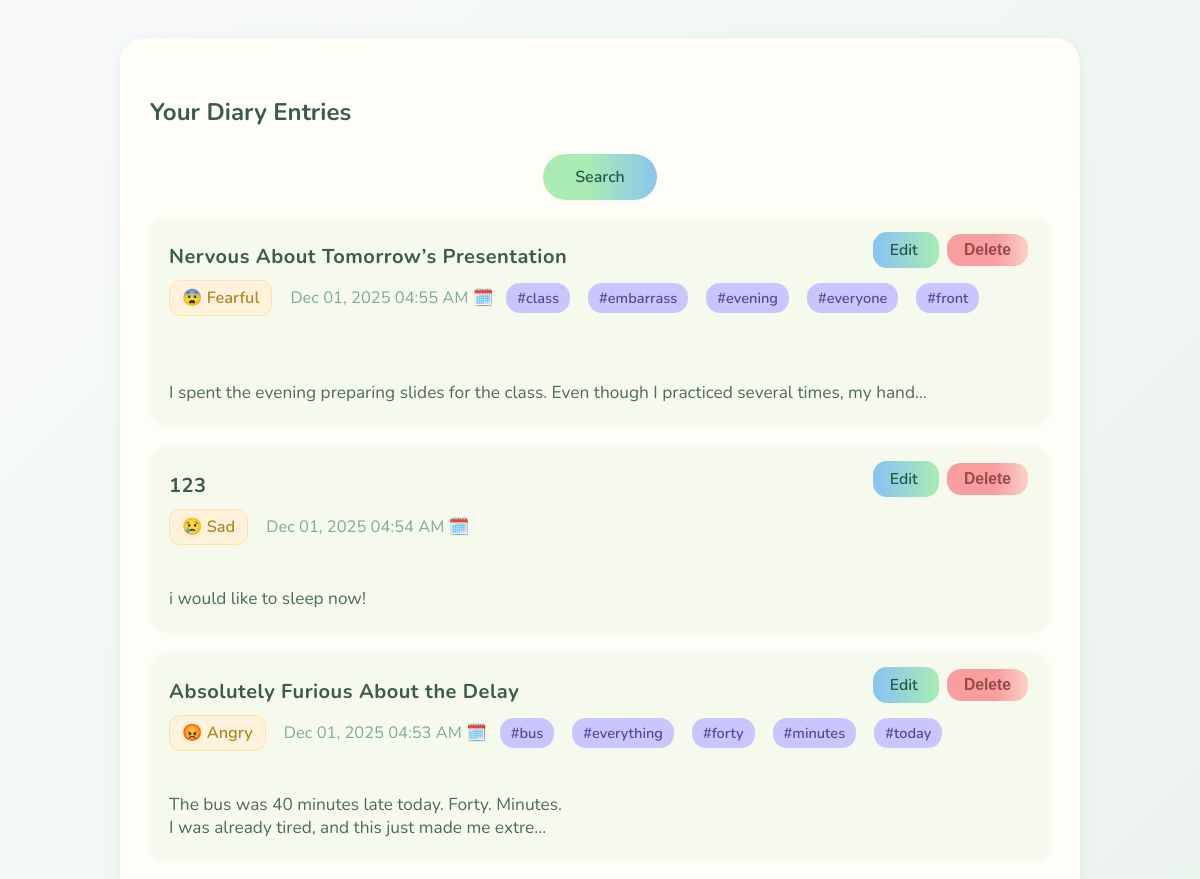
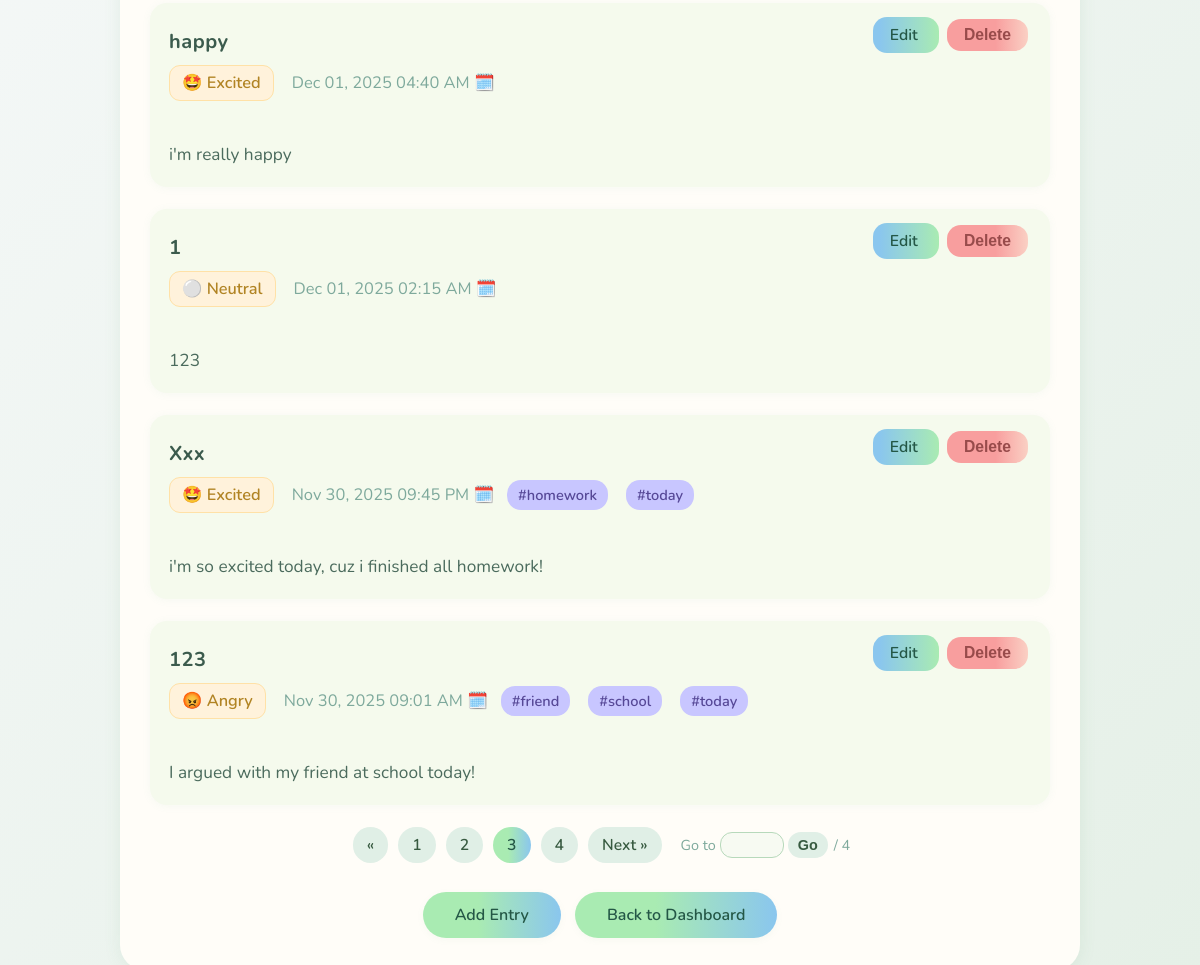
Screenshot of /view_entries?page=3 (signed in) with the database file from the repository (2 pictures, top to bottom).
### app.py (models this page shows)
class Entry(db.Model):
    id = db.Column(db.Integer, primary_key=True)
    title = db.Column(db.String(150), nullable=False, default="")
    text = db.Column(db.Text, nullable=False)
    tags = db.Column(db.String(200), nullable=True)
    mood = db.Column(db.String(50), nullable=True)
    date_created = db.Column(db.DateTime, default=datetime.utcnow)
    user_id = db.Column(db.Integer, db.ForeignKey('user.id'), nullable=False)

### app.py (the view)
@app.route('/view_entries')
def view_entries():
    if 'user_id' not in session:
        return redirect(url_for('login'))
    user = User.query.get(session['user_id'])
    page = request.args.get('page', 1, type=int)
    pagination = (
        Entry.query
        .filter_by(user_id=user.id)
        .order_by(Entry.date_created.desc())
        .paginate(page=page, per_page=PER_PAGE, error_out=False)
    )
    entries = pagination.items
    page_window = build_page_window(pagination)
    return render_template(
        'view_entries.html',
        entries=entries,
        pagination=pagination,
        page_window=page_window
    )

### app.py (called while the page is built, shortened)
def build_page_window(pagination, max_buttons=5):
    total = pagination.pages
    current = pagination.page
    if total <= max_buttons + 2:
        return list(range(1, total + 1))

### templates/view_entries.html (shortened to what this page needs)
<!DOCTYPE html>
<html lang="en">
<head>
</head>
<body>
<div class="container">
    <h2>Your Diary Entries</h2>
    <div class="search-top">
        <a href="{{ url_for('search_entries') }}" class="btn search-top-btn">Search</a>
    </div>
    <div class="entry-list">
        {% if entries %}
            {% for e in entries %}
                <div class="card" onclick="window.location='{{ url_for('view_entry', entry_id=e.id) }}'">
                    <div class="card-title">{{ e.title }}</div>
                    <div class="card-meta">
                        {% if e.mood == 'joyful' %}
                            <span class="badge mood-badge positive">😀 Joyful</span>
                        {% elif e.mood == 'sad' %}
                            <span class="badge mood-badge negative">😢 Sad</span>
                        {% elif e.mood == 'angry' %}
                            <span class="badge mood-badge negative">😡 Angry</span>
                        {% elif e.mood == 'fearful' %}
                            <span class="badge mood-badge negative">😨 Fearful</span>
                        {% elif e.mood == 'excited' %}
                            <span class="badge mood-badge positive">🤩 Excited</span>
                        {% elif e.mood == 'calm' %}
                            <span class="badge mood-badge neutral">😐 Calm</span>
                        {% else %}
                            <span class="badge mood-badge neutral">⚪ Neutral</span>
                        {% endif %}
                        <span class="card-date">{{ e.date_created.strftime('%b %d, %Y %I:%M %p') }} 🗓️</span>
                        {% if e.tags %}
                            {% for tag in e.tags.split(',') %}
                                {% set clean_tag = tag.strip().lstrip('#') %}
                                {% if clean_tag %}
                                    <span class="badge tag-badge">#{{ clean_tag }}</span>
                                {% endif %}
                            {% endfor %}
                        {% endif %}
                    </div>
                    <div class="entry-text">
                        {{ e.text[:100] }}{% if e.text|length > 100 %}...{% endif %}
                    </div>
                    <div class="entry-actions">
                        <a href="{{ url_for('edit_entry', entry_id=e.id) }}"
                           class="btn-edit"
                           onclick="event.stopPropagation();">
                            Edit
                        </a>
                        <button type="button"
                                class="btn-delete"
                                onclick="openDeleteModal(event, '{{ e.id }}')">
                            Delete
                        </button>
                    </div>
                </div>
            {% endfor %}
        {% else %}
            <p style="color:#6e9d75; margin-top:18px; font-size:1.15rem;">You haven’t added any entries yet. Start by
                sharing your thoughts today 💬</p>
        {% endif %}
    </div>
    {% if pagination and pagination.pages > 1 %}
    <div class="pagination">
        {% if pagination.has_prev %}
            <a class="page-link"
               href="{{ url_for('view_entries', page=pagination.prev_num) }}">
                «
            </a>
        {% endif %}
        {% for p in page_window %}
            {% if p == '...' %}
                <span class="page-link dotted">…</span>
            {% elif p == pagination.page %}
                <span class="page-link active">{{ p }}</span>
            {% else %}
                <a class="page-link"
                   href="{{ url_for('view_entries', page=p) }}">
                    {{ p }}
                </a>
            {% endif %}
        {% endfor %}
        {% if pagination.has_next %}
            <a class="page-link"
               href="{{ url_for('view_entries', page=pagination.next_num) }}">
                Next »
            </a>
        {% endif %}
        <form method="get"
              action="{{ url_for('view_entries') }}"
              class="jump-form">
            <span class="jump-label">Go to</span>
            <input type="number"
                   name="page"
                   min="1"
                   max="{{ pagination.pages }}"
                   class="jump-input">
            <button type="submit" class="jump-btn">Go</button>
            <span class="jump-total">/ {{ pagination.pages }}</span>
        </form>
    </div>
{% endif %}
    <div class="nav-buttons">
        <a href="{{ url_for('add_entry') }}" class="btn">Add Entry</a>
        <a href="{{ url_for('dashboard') }}" class="btn">Back to Dashboard</a>
    </div>
</div>
</body>
</html>

### templates/view_entries.html (style rules this page uses)
body { background: linear-gradient(135deg, #f9fafc 0%, #e5f0e7 100%); font-family: 'Nunito', 'Segoe UI', sans-serif; }
.container { max-width: 900px; margin: 38px auto 0 auto; background: #fffdf8; border-radius: 25px; padding: 38px 30px 32px 30px; box-shadow: 0 2px 18px 0 rgba(70, 140, 90, 0.09); }
h2 { font-weight: 700; color: #3c5b4b; margin-bottom: 19px; }
.search-top { text-align: center; margin-bottom: 10px; }
.search-top-btn { padding: 10px 30px; font-size: 1rem; }
.entry-list { margin-top: 18px; }
.card { background: #f5faed; border-radius: 17px; box-shadow: 0 1px 8px rgba(120, 183, 160, 0.07); padding: 25px 19px 17px 19px; margin-bottom: 22px; position: relative; }
.card-title { font-size: 1.25rem; color: #3b5b4d; font-weight: 700; margin-bottom: 8px; letter-spacing: 0.5px; }
.card-meta { display: flex; flex-wrap: wrap; gap: 13px; align-items: center; margin-bottom: 10px; }
.card-date { color: #7ea99c; font-size: 1.03rem; }
.badge { display: inline-block; padding: 6px 12px; border-radius: 11px; font-size: 0.93rem; color: #fff; margin: 2px 5px 2px 0; }
.badge.Positive, .badge.positive { background: #54ca8b; }
.badge.Negative, .badge.negative { background: #e97a7a; }
.badge.Neutral, .badge.neutral { background: #8ac6ee; }
.badge.tag-badge { background: #c8c6ff; color: #564897; font-size: 0.91rem; font-weight: 600; border-radius: 14px; padding: 5px 11px; }
.badge.mood-badge { background: #fff2db; color: #b18424; border: 1.5px solid #ffe1a7; font-size: 1.02rem; font-weight: 600; }
.entry-text { font-size: 1.08rem; color: #4b6b5d; margin: 17px 0 4px 0; white-space: pre-line; word-break: break-word; }
.entry-actions { position: absolute; top: 16px; right: 22px; }
.btn-edit { background: linear-gradient(90deg, #8ac6ee 10%, #a9ebb2 100%); color: #245746; font-weight: 600; padding: 7px 17px; border-radius: 14px; border: none; cursor: pointer; font-size: 0.98rem; text-decoration: none; }
.btn-delete { background: linear-gradient(90deg, #f89e9e 60%, #fad0c4 100%); color: #984b4b; font-weight: 600; padding: 7px 17px; border-radius: 14px; border: none; cursor: pointer; font-size: 0.98rem; text-decoration: none; margin-left: 8px; }
.nav-buttons { margin-top: 22px; text-align: center; }
.btn { background: linear-gradient(90deg, #a9ebb2 40%, #8ac6ee 100%); border: none; color: #245746; font-weight: 600; font-size: 1rem; padding: 12px 32px; border-radius: 27px; margin: 7px 5px 0 5px; text-decoration: none; display: inline-block; box-shadow: 0 2px 7px 0 rgba(120, 170, 130, 0.06); }
.pagination { margin-top: 16px; text-align: center; font-size: 0.98rem; }
.pagination .page-link { display: inline-block; margin: 0 3px; padding: 7px 14px; border-radius: 18px; background: #e0efe6; color: #375a40; text-decoration: none; font-weight: 600; }
.pagination .page-link.active { background: linear-gradient(90deg, #a9ebb2 40%, #8ac6ee 100%); color: #245746; }
.jump-form { display: inline-flex; align-items: center; margin-left: 12px; gap: 4px; font-size: 0.9rem; color: #7ea99c; }
.jump-input { width: 50px; padding: 4px 6px; border-radius: 12px; border: 1px solid #b7d9bb; font-size: 0.9rem; text-align: center; background: #f7faf2; }
.jump-btn { background: #e0efe6; border: none; border-radius: 14px; padding: 5px 10px; font-size: 0.9rem; font-weight: 600; color: #375a40; cursor: pointer; }
.jump-total { margin-left: 2px; }

### rows the page displays
Entry: title "Nervous About Tomorrow’s Presentation", mood "😨 Fearful", date_created "Dec 01, 2025 04:55 AM", clean_tag "class" "embarrass" "evening" "everyone" "front", text "I spent the evening preparing slides for the class. Even though I practiced several times, my hand"
Entry: title "123", mood "😢 Sad", date_created "Dec 01, 2025 04:54 AM", text "i would like to sleep now!"
Entry: title "Absolutely Furious About the Delay", mood "😡 Angry", date_created "Dec 01, 2025 04:53 AM", clean_tag "bus" "everything" "forty" "minutes" "today", text "The bus was 40 minutes late today. Forty. Minutes. I was already tired, and this just made me extre"
Entry: title "happy", mood "🤩 Excited", date_created "Dec 01, 2025 04:40 AM", text "i'm really happy"
Entry: title "1", mood "⚪ Neutral", date_created "Dec 01, 2025 02:15 AM", text "123"
Entry: title "Xxx", mood "🤩 Excited", date_created "Nov 30, 2025 09:45 PM", clean_tag "homework" "today", text "i'm so excited today, cuz i finished all homework!"
Entry: title "123", mood "😡 Angry", date_created "Nov 30, 2025 09:01 AM", clean_tag "friend" "school" "today", text "I argued with my friend at school today!"

### other values shown
{{ p }} "1" "2" "4"
{{ p }} "3"
{{ pagination.pages }} "4"
